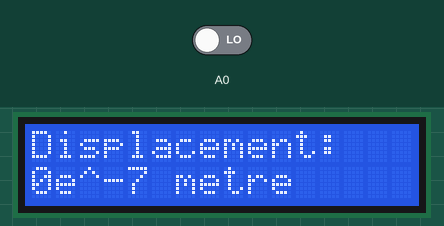
Simulated run of this sketch. Board: Arduino Uno, built with avr-gcc and run on an emulated ATmega328P. Parts: 16×2 character LCD. The inputs (shaded band) are chosen by the test bench; at power-on: A0 LOW.

Above: at 0.1 s.
At 4.6 s:
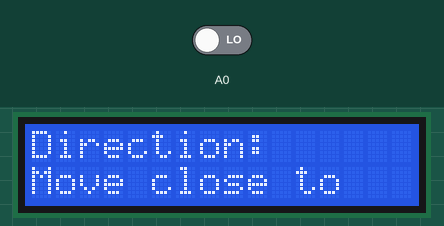

Measured:
- what the display in image 1 shows lasts 4.5 s, from 4.6 s to 9.1 s

The sketch:

final_version.ino
```cpp
// Include the LiquidCrystal library
#include <LiquidCrystal.h>

// Initialize the LiquidCrystal library by associating LCD interface pins
// with the corresponding Arduino pin numbers
const int rs = 12, en = 11, d4 = 5, d5 = 4, d6 = 3, d7 = 2;
LiquidCrystal lcd (rs, en, d4, d5, d6, d7);

// Parameters pre-defined
int count_peak = 0; // Peak number counted
int val; // Input voltage level
int data; // Original input read from the port
int former_result = 0; // Store the previous counting number result
int inPeak_false = 0; // Store the new counting number result
bool inPeak = false; // Set the initial logic judgement
unsigned long lastPeakTime = 0; // Store the last peak time
unsigned long debounceTime = 200; // Debounce time in ms

// A setup function that is used to do Settings at initialization
void setup() {
  pinMode(A0 , INPUT);
  lcd.begin(16, 2);
}
 // Enter the loop function
void loop() {
  data = digitalRead(A0); // Initial read for the input voltage value
  val = data; // Transfer the value to anothervariable

  // While loop condition setup for number counting
  while (val == HIGH) {
    // Logic statement for judging whether encountering a peak
    if (!inPeak && (millis() - lastPeakTime > debounceTime && inPeak_false < 2)) {
      count_peak ++; // Counted peak plus one
      inPeak = true; // Reset judgenent parameter for the next counting process
      inPeak_false = 0; // Reset logic judgement parameter
      lastPeakTime = millis(); // Update the last peak time
      }

    //Other logic condition
    else if (inPeak_false > 1) {
      break; // Leave the while loop when encountering falling edge more than once
      }

    // Other logic condition
    else {
      inPeak = false; // Reset judgement parameter
      inPeak_false ++; // Add one to the counted falling edge
      }
}

  // Pre-defined new parameters for the next judgement
  int distance; // Variable for storage of actual distance
  int new_result; // Variable for storgae of current counting result
  int result_peak = count_peak / 2; // Variable for the calculation of actual number of patterns

  // Logic statement for judging whether the calculated number os fraction or integer
  if (result_peak % 1 == 0){
    new_result = result_peak; // Store the current result
    distance = abs(new_result - former_result) * 520e-2 / (2 * 1.00029); // Calculate the actual distance with variables provided
  }

  // Other logic condition
  else{
    result_peak = result_peak + 0.5; // Make the actual pattern number to its nearest value
    new_result = result_peak; // Store the current result
    distance = abs(new_result - former_result) * 520e-2 / (2 * 1.00029); // Calculate the actual distance with variables provided
  }

  lcd.setCursor(0, 0); // Initialize the second column of the LCD
  lcd.print("Displacement:"); // Print a message to the LCD
  lcd.setCursor(0, 1); // Initialize the second column of the LCD
  lcd.print(distance); // Output the calculated distance value
  lcd.print("e^-7 metre");
  delay(4500); // Delay time initialize

  // Other logic condition
  if (new_result > former_result){
    lcd.clear(); // Clear all system output
    lcd.print("Direction:"); // Output the title for the parameter
    lcd.setCursor(0, 1); // Initialize the second column of the LCD
    lcd.print("Move away from"); // Output the moving direction for the displacement
    delay(4500); // Delay time initialize
    lcd.clear();
  }

  // Other logic condition
  else{
    lcd.clear(); // Clear all system output
    lcd.print("Direction:"); // Output the title for the parameter
    lcd.setCursor(0, 1); // Initialize the second column of the LCD
    lcd.print("Move close to"); // Output the moving direction for the displacement
    delay(4500); // Delay time initialize
    lcd.clear();
  }
}
```
